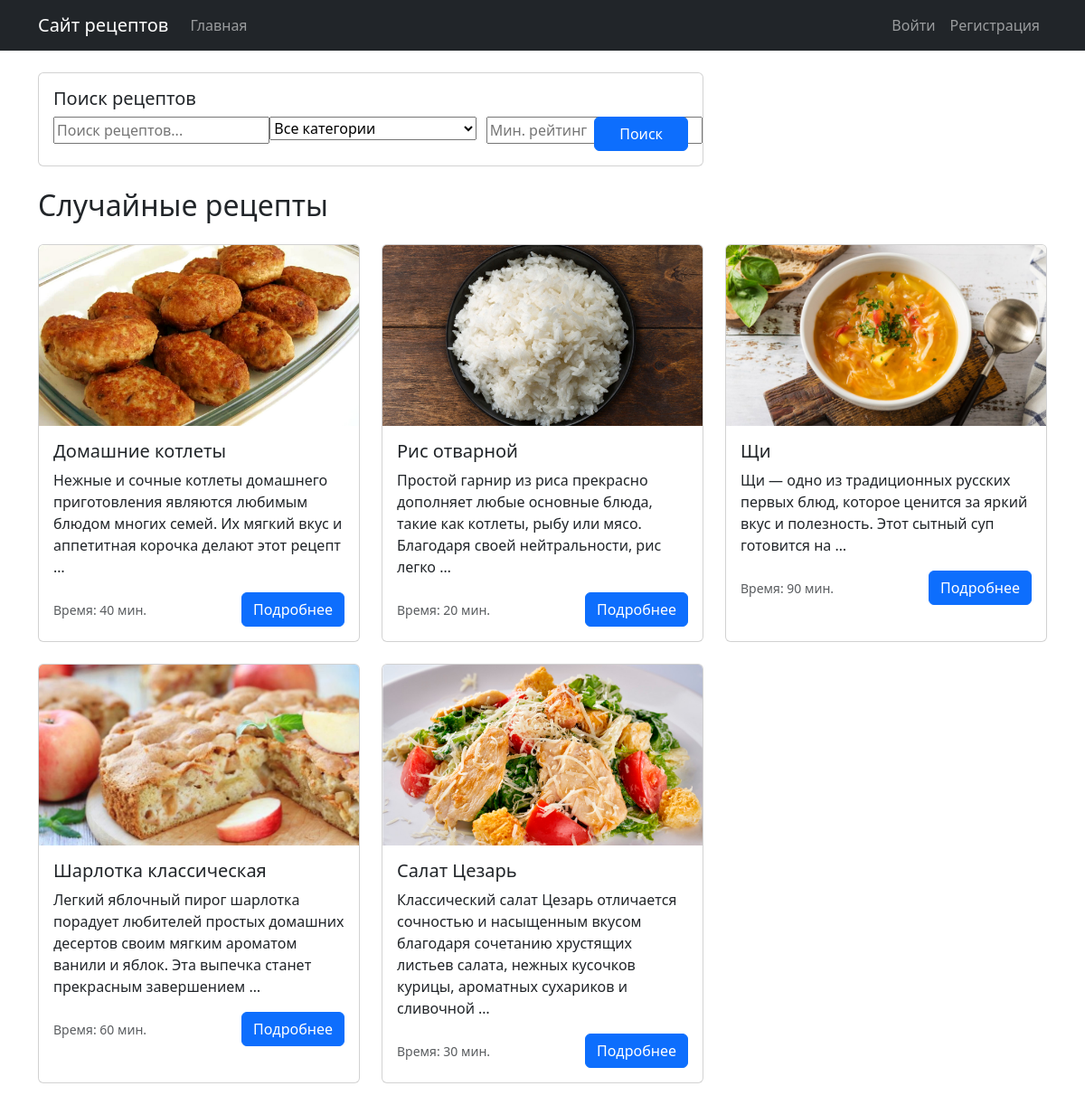
The page / on the database its author committed.
### recipes/models.py (models this page shows, shortened)
class Recipe(models.Model):
    title = models.CharField(max_length=200, verbose_name='Название рецепта')
    description = models.TextField(verbose_name='Описание')
    cooking_steps = models.TextField(verbose_name='Шаги приготовления')
    cooking_time = models.IntegerField(verbose_name='Время приготовления (в минутах)')
    image = models.ImageField(upload_to='recipes/', verbose_name='Изображение')
    author = models.ForeignKey(User, on_delete=models.CASCADE, verbose_name='Автор')
    categories = models.ManyToManyField(Category, through='RecipeCategory', verbose_name='Категории')
    ingredients = models.TextField(verbose_name='Ингредиенты')
    created_at = models.DateTimeField(auto_now_add=True)
    updated_at = models.DateTimeField(auto_now=True)
    average_rating = models.FloatField(default=0, verbose_name='Средний рейтинг')
    class Meta:
        verbose_name = 'Рецепт'
        verbose_name_plural = 'Рецепты'
        ordering = ['-created_at']

### recipes/views.py (the view)
# urls.py: 2. Add a URL to urlpatterns:  path('', views.home, name='home')
def home(request):
    form = RecipeSearchForm(request.GET)
    recipes = Recipe.objects.all()
    if form.is_valid():
        query = form.cleaned_data.get('query')
        category = form.cleaned_data.get('category')
        min_rating = form.cleaned_data.get('min_rating')
        if query:
            recipes = recipes.filter(
                Q(title__icontains=query) |
                Q(description__icontains=query) |
                Q(ingredients__icontains=query)
            )
        if category:
            recipes = recipes.filter(categories=category)
        if min_rating:
            recipes = recipes.filter(average_rating__gte=min_rating)
    if not request.GET:  # Если нет параметров поиска, показываем случайные рецепты
        recipes = list(recipes)
        recipes = random.sample(recipes, min(5, len(recipes))) if recipes else []
    return render(request, 'recipes/home.html', {
        'recipes': recipes,
        'form': form,
        'categories': Category.objects.all()
    })

### recipes/forms.py
class RecipeSearchForm(forms.Form):
    query = forms.CharField(
        required=False,
        widget=forms.TextInput(attrs={'placeholder': 'Поиск рецептов...'})
    )
    category = forms.ModelChoiceField(
        queryset=Category.objects.all(),
        required=False,
        empty_label="Все категории"
    )
    min_rating = forms.FloatField(
        required=False,
        min_value=0,
        max_value=5,
        widget=forms.NumberInput(attrs={'placeholder': 'Мин. рейтинг'})
    )

### recipes/models.py (called while the page is built)
    def __str__(self):
        return self.name

### recipes/templates/recipes/home.html (shortened to what this page needs)
{% extends 'recipes/base.html' %}
{% block content %}
<div class="row mb-4">
    <div class="col-md-8">
        <form method="get" class="card">
            <div class="card-body">
                <h5 class="card-title">Поиск рецептов</h5>
                <div class="row g-3">
                    <div class="col-md-4">
                        {{ form.query }}
                    </div>
                    <div class="col-md-4">
                        {{ form.category }}
                    </div>
                    <div class="col-md-2">
                    </div>
                    <div class="col-md-2">
                        <button type="submit" class="btn btn-primary w-100">Поиск</button>
                    </div>
                </div>
            </div>
        </form>
    </div>
</div>
{% if request.GET %}
<h2 class="mb-4">Результаты поиска</h2>
{% else %}
<h2 class="mb-4">Случайные рецепты</h2>
{% endif %}
<div class="row">
    {% for recipe in recipes %}
    <div class="col-md-4 mb-4">
        <div class="card h-100">
            {% if recipe.image %}
            <img src="{{ recipe.image.url }}" class="card-img-top" alt="{{ recipe.title }}" style="height: 200px; object-fit: cover;">
            {% endif %}
            <div class="card-body">
                <h5 class="card-title">{{ recipe.title }}</h5>
                <p class="card-text">{{ recipe.description|truncatewords:20 }}</p>
                <div class="d-flex justify-content-between align-items-center">
                    <div>
                        <small class="text-muted">Время: {{ recipe.cooking_time }} мин.</small>
                    </div>
                    <a href="{% url 'recipe_detail' recipe.pk %}" class="btn btn-primary">Подробнее</a>
                </div>
            </div>
        </div>
    </div>
    {% empty %}
    <div class="col">
        <p>Рецепты не найдены.</p>
    </div>
    {% endfor %}
</div>
{% endblock %}

### recipes/templates/recipes/base.html (shortened to what this page needs)
<!DOCTYPE html>
<html lang="ru">
<head>
    <link href="https://cdn.jsdelivr.net/npm/bootstrap@5.3.0/dist/css/bootstrap.min.css" rel="stylesheet">
</head>
<body>
    <nav class="navbar navbar-expand-lg navbar-dark bg-dark">
        <div class="container">
            <a class="navbar-brand" href="{% url 'home' %}">Сайт рецептов</a>
            <div class="collapse navbar-collapse" id="navbarNav">
                <ul class="navbar-nav me-auto">
                    <li class="nav-item">
                        <a class="nav-link" href="{% url 'home' %}">Главная</a>
                    </li>
                </ul>
                <ul class="navbar-nav">
                    {% if user.is_authenticated %}
                    <li class="nav-item">
                        <span class="nav-link">Привет, {{ user.username }}!</span>
                    </li>
                    <li class="nav-item">
                        <a class="nav-link" href="{% url 'logout' %}">Выйти</a>
                    </li>
                    {% else %}
                    <li class="nav-item">
                        <a class="nav-link" href="{% url 'login' %}">Войти</a>
                    </li>
                    <li class="nav-item">
                        <a class="nav-link" href="{% url 'register' %}">Регистрация</a>
                    </li>
                    {% endif %}
                </ul>
            </div>
        </div>
    </nav>
    <div class="container mt-4">
        {% block content %}
        {% endblock %}
    </div>
</body>
</html>

### rows shown on the page
Recipe: image (picture), title "Домашние котлеты", description "Нежные и сочные котлеты домашнего приготовления являются любимым блюдом многих семей. Их мягкий вкус и аппетитная корочка делают этот рецепт …", cooking_time "40"
Recipe: image (picture), title "Рис отварной", description "Простой гарнир из риса прекрасно дополняет любые основные блюда, такие как котлеты, рыбу или мясо. Благодаря своей нейтральности, рис легко …", cooking_time "20"
Recipe: image (picture), title "Щи", description "Щи — одно из традиционных русских первых блюд, которое ценится за яркий вкус и полезность. Этот сытный суп готовится на …", cooking_time "90"
Recipe: image (picture), title "Шарлотка классическая", description "Легкий яблочный пирог шарлотка порадует любителей простых домашних десертов своим мягким ароматом ванили и яблок. Эта выпечка станет прекрасным завершением …", cooking_time "60"
Recipe: image (picture), title "Салат Цезарь", description "Классический салат Цезарь отличается сочностью и насыщенным вкусом благодаря сочетанию хрустящих листьев салата, нежных кусочков курицы, ароматных сухариков и сливочной …", cooking_time "30"
